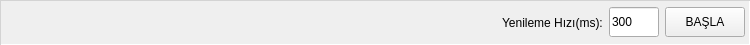
<?xml version="1.0" encoding="UTF-8"?>
<ui version="4.0">
 <class>TopToolBox</class>
 <widget class="QWidget" name="TopToolBox">
  <property name="geometry">
   <rect>
    <x>0</x>
    <y>0</y>
    <width>750</width>
    <height>45</height>
   </rect>
  </property>
  <property name="minimumSize">
   <size>
    <width>0</width>
    <height>45</height>
   </size>
  </property>
  <property name="maximumSize">
   <size>
    <width>16777215</width>
    <height>45</height>
   </size>
  </property>
  <property name="windowTitle">
   <string>Form</string>
  </property>
  <property name="styleSheet">
   <string notr="true">QWidget#wrapper{
	border: 1px solid lightgrey;
border-style: inset;
}</string>
  </property>
  <layout class="QHBoxLayout" name="horizontalLayout_2">
   <property name="spacing">
    <number>0</number>
   </property>
   <property name="leftMargin">
    <number>0</number>
   </property>
   <property name="topMargin">
    <number>0</number>
   </property>
   <property name="rightMargin">
    <number>0</number>
   </property>
   <property name="bottomMargin">
    <number>0</number>
   </property>
   <item>
    <widget class="QWidget" name="wrapper" native="true">
     <layout class="QHBoxLayout" name="horizontalLayout">
      <property name="leftMargin">
       <number>5</number>
      </property>
      <property name="topMargin">
       <number>0</number>
      </property>
      <property name="rightMargin">
       <number>5</number>
      </property>
      <property name="bottomMargin">
       <number>0</number>
      </property>
      <item>
       <spacer name="horizontalSpacer">
        <property name="orientation">
         <enum>Qt::Horizontal</enum>
        </property>
        <property name="sizeHint" stdset="0">
         <size>
          <width>40</width>
          <height>20</height>
         </size>
        </property>
       </spacer>
      </item>
      <item>
       <widget class="QLabel" name="label">
        <property name="minimumSize">
         <size>
          <width>50</width>
          <height>30</height>
         </size>
        </property>
        <property name="text">
         <string>Yenileme Hızı(ms):</string>
        </property>
       </widget>
      </item>
      <item>
       <widget class="QLineEdit" name="edtScanRate">
        <property name="minimumSize">
         <size>
          <width>0</width>
          <height>30</height>
         </size>
        </property>
        <property name="maximumSize">
         <size>
          <width>50</width>
          <height>16777215</height>
         </size>
        </property>
        <property name="text">
         <string>300</string>
        </property>
        <property name="maxLength">
         <number>5</number>
        </property>
        <property name="frame">
         <bool>true</bool>
        </property>
        <property name="placeholderText">
         <string/>
        </property>
       </widget>
      </item>
      <item>
       <widget class="QToolButton" name="btnStartStop">
        <property name="minimumSize">
         <size>
          <width>80</width>
          <height>30</height>
         </size>
        </property>
        <property name="text">
         <string>BAŞLA</string>
        </property>
        <property name="checkable">
         <bool>true</bool>
        </property>
       </widget>
      </item>
     </layout>
    </widget>
   </item>
  </layout>
 </widget>
 <resources/>
 <connections/>
</ui>
